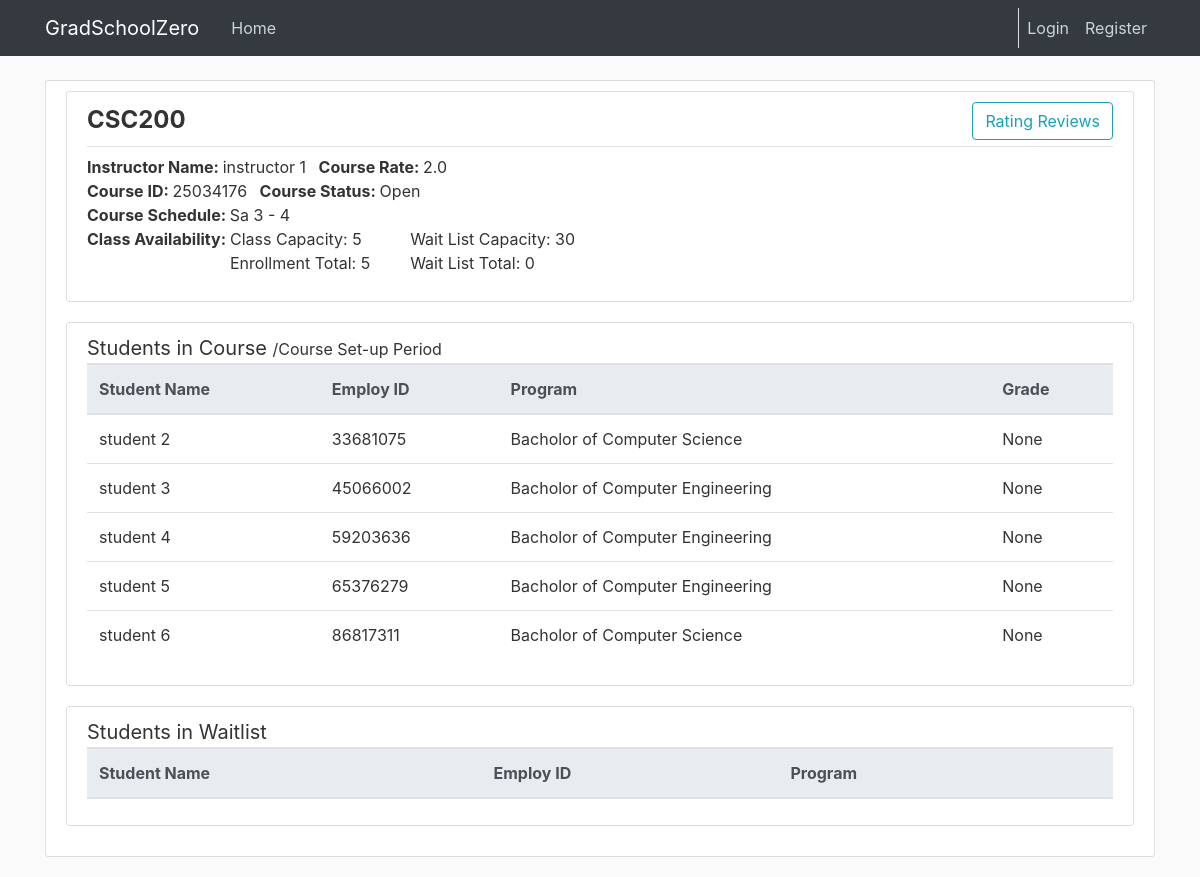
/course/25034176, run on the app's committed database.
### cunyzero/models.py (models this page shows, shortened)
class Course(db.Model):
    id = db.Column(db.Integer, primary_key=True)
    instructorId = db.Column(db.Integer, db.ForeignKey('instructor.ownerId'))
    coursename = db.Column(db.String(20), nullable = False)
    creationPeriod = db.Column(db.Integer, nullable = True)#for period/semester task logic
    startPeriod = db.Column(db.Integer, nullable = False)#1-9
    endPeriod = db.Column(db.Integer, nullable = False)#1-9
    dayofweek = db.Column(db.String(30), nullable = False)#mo,tu,we,th,fr,sa,su if missing use --
    capacity = db.Column(db.Integer, default=30)
    status = db.Column(db.String(20), nullable = False, default="Open")#status like open, finished, cancelled, etc.
    credits = db.Column(db.Integer, default=3)
    waitListCapacity = db.Column(db.Integer, default=30)
    rating = db.Column(db.Float, default=None, nullable = True)# ^
    studentcourses = db.relationship('StudentCourse', backref='course', lazy=True)
    def getInstructorName(self):
        instructor = Instructor.query.get(self.instructorId)
        return instructor.firstname + " " + instructor.lastname
    def getEnrolledTotal(self):
        return StudentCourse.query.filter_by(courseId=self.id, waiting=False).count()
    def getWaitlistTotal(self):
        return StudentCourse.query.filter_by(courseId=self.id, waiting=True).count()
    def getAvgRating(self):
        count=0
        total=0.0
        for sc in self.studentcourses:
            if sc.rating:
                count+=1
                total+=sc.rating
        if count != 0:
            return total/count
        else:
            return None

class Instructor(db.Model):
    ownerId = db.Column(db.Integer, primary_key=True)
    status = db.Column(db.String(20), default='Employed')#fired, suspended, etc.
    firstname = db.Column(db.String(30), nullable=False)
    lastname = db.Column(db.String(30), nullable=False)
    warning = db.Column(db.Integer, nullable = False, default=0)
    user = db.relationship('User', backref='instructorOwner', lazy=True)
    warnings = db.relationship('Warning', backref='targetInstructor', lazy=True)
    courses = db.relationship('Course', backref='instructor', lazy=True)

class StudentCourse(db.Model):
    id = db.Column(db.Integer, primary_key=True)
    courseId = db.Column(db.Integer, db.ForeignKey('course.id'),nullable=False)
    studentId = db.Column(db.Integer,db.ForeignKey('student.ownerId'),nullable = False)
    gpa = db.Column(db.Text,nullable = True)
    rating = db.Column(db.Integer, nullable = True)
    review = db.Column(db.Text, nullable = True)
    visible = db.Column(db.Boolean, nullable = False, default=True)#if too many taboo words hide review
    waiting = db.Column(db.Boolean,nullable = False, default=False)

class Period(db.Model):#set-up, registration, running, or grading period
    id = db.Column(db.Integer, primary_key=True)
    period = db.Column(db.Integer, nullable = False, default=0)#periods passed
    def getPeriodName(self):# returns set-up, registration, running, or grading period
        remainder = self.period % 4
        if remainder==0:
            return "Course Set-up Period"

class Student(db.Model):
    ownerId = db.Column(db.Integer, primary_key=True)
    firstname = db.Column(db.String(30), nullable=False)
    lastname = db.Column(db.String(30), nullable=False)
    programId = db.Column(db.Integer, db.ForeignKey('program.id'), nullable=False)
    honor = db.Column(db.Integer, nullable = False, default=0)
    status = db.Column(db.String(20), default='Employed') # suspended, graduated, etc.
    fine = db.Column(db.Float, nullable = False, default=0)
    gpa = db.Column(db.Float, nullable = False, default=0.0)
    warning = db.Column(db.Integer, nullable = False, default=0) # ???????????
    enrollmentPermission = db.Column(db.Boolean, nullable=False, default=False)#special enrollment permission
    user = db.relationship('User', backref='studentOwner', lazy=True)
    courses = db.relationship('StudentCourse', backref='student', lazy=True)
    application = db.relationship('GraduationApplication', backref='applicant', lazy=True)
    warnings = db.relationship('Warning', backref='targetStudent', lazy=True) # get length by len(Student.warnings)

class Program(db.Model):
    id = db.Column(db.Integer, primary_key=True)
    name = db.Column(db.String(20), unique=True, nullable=False)
    capacity = db.Column(db.Integer, nullable=False, default=10)
    enrolled_total = db.Column(db.Integer, nullable=False, default=0)

### cunyzero/routes.py (the view, shortened to what this page needs)
@login_required
@app.route('/course/<int:course_Id>', methods=['GET', 'POST'])
def course_review(course_Id):
    period = Period.query.all()[0]
    course = Course.query.get(course_Id)
    programs = Program.query.all()
    students = db.session.query(Student, StudentCourse)\
        .join(StudentCourse, StudentCourse.studentId == Student.ownerId)\
        .filter(StudentCourse.courseId == course_Id,
        StudentCourse.waiting == False).all()
    students_waitlist = db.session.query(Student, StudentCourse)\
        .join(StudentCourse, StudentCourse.studentId == Student.ownerId).filter(StudentCourse.courseId == course_Id,
                                                                                StudentCourse.waiting == True).all()
    studentId = request.form.get("Grade")
    studentId_waiting = request.form.get("Approve")
    return render_template("course-review.html", title="Course Detail Review", course=course, students=students,
                           programs=programs, students_waitlist=students_waitlist, period=period)

### cunyzero/templates/course-review.html (shortened to what this page needs)
{% extends "layout.html" %}
{% block content %}
    <div class="content-section">
        <article class="media content-section">
            <div class="media-body">
                <legend class="pb-2 border-bottom">
                    <strong>{{ course.coursename }}</strong>
                    <a class="btn btn-outline-info float-right" style="text-decoration: none;" href="{{ url_for('course_rating',courseId=course.id)}}">
                        Rating Reviews
                    </a>
                </legend>
                <div>
                    <strong>Instructor Name: </strong>
                    <span>{{ course.getInstructorName() }}</span>
                    <strong class="ml-2">Course Rate: </strong>
                    <span> {{ course.getAvgRating() }} </span>
                </div>
                <div>
                    <strong>Course ID: </strong>
                    <span>{{ course.id }}</span>
                    <strong class="ml-2">Course Status: </strong>
                    <span>{{ course.status }}</span>
                </div>
                <div>
                    <strong>Course Schedule: </strong>
                    <span>
                        {{ course.dayofweek }}
                        {{ course.startPeriod }} - {{ course.endPeriod }}
                    </span>
                </div>
                <div class="row ml-0">
                    <strong>Class Availability:</strong>
                    <ul class="pl-1" style="list-style-type: none">
                        <li> Class Capacity: {{ course.capacity }} </li>
                        <li> Enrollment Total: {{ course.getEnrolledTotal() }} </li>
                    </ul>
                    <ul style="list-style-type: none">
                        <li> Wait List Capacity: {{ course.waitListCapacity }} </li>
                        <li> Wait List Total: {{ course.getWaitlistTotal() }} </li>
                    </ul>
                </div>
            </div>
        </article>
        <div class="content-section">
            <div class="lead border-bottom">
                <strong>Students in Course</strong>
                <small>/{{ period.getPeriodName() }}</small>
            </div>
            <table class="table table-condensed">
                <thead class="thead-light">
                    <tr>
                        <th>Student Name</th>
                        <th>Employ ID</th>
                        <th>Program</th>
                        <th>Grade</th>
                    </tr>
                </thead>
                <tbody>
                    {% for student in students %}
                        <tr>
                            <td> {{ student.Student.firstname }} {{ student.Student.lastname }}</td>
                            <td> {{ student.Student.ownerId }}</td>
                            <td> {{ programs[student.Student.programId - 1].name }} </td>
                            {% if current_user.role == "Instructor" and period.getPeriodName() == "Grading Period"%}
                                <td>
                                    <form method="post">
                                        <select required name="{{ student.Student.ownerId }}" id="letter-grade">
                                            <option value="" disabled selected>{{ student.StudentCourse.gpa }}</option>
                                            <option value="A+">A+</option>
                                            <option value="A">A</option>
                                            <option value="A-">A-</option>
                                            <option value="B+">B+</option>
                                            <option value="B">B</option>
                                            <option value="B-">B-</option>
                                            <option value="C+">C+</option>
                                            <option value="C">C</option>
                                            <option value="C-">C-</option>
                                            <option value="D+">D+</option>
                                            <option value="D">D</option>
                                            <option value="F">F</option>
                                        </select>
                                        <button type="submit" name="Grade" value="{{student.Student.ownerId}}" >
                                            <i class="fi-rr-check"></i>
                                        </button>
                                    </form>
                                </td>
                            {% else %}
                                <td>
                                    {{ student.StudentCourse.gpa }}
                                </td>
                            {% endif %}
                        </tr>
                    {% endfor %}
                </tbody>
            </table>
        </div>
        <div class="content-section">
            <div class="lead border-bottom">
                <strong>Students in Waitlist</strong>
            </div>
            <table class="table table-condensed">
                <thead class="thead-light">
                    <tr>
                        <th>Student Name</th>
                        <th>Employ ID</th>
                        <th>Program</th>
                        <th>
                        </th>
                    </tr>
                </thead>
            </table>
        </div>
    </div>
{% endblock content %}

### cunyzero/static/main.css (style rules this page uses)
body { background: #fafafa; color: #333333; margin-top: 5rem; }
.content-section { background: #ffffff; padding: 10px 20px; border: 1px solid #dddddd; border-radius: 3px; margin-bottom: 20px; }

### data on the page
Course: coursename "CSC200", getInstructorName "instructor 1", id "25034176", status "Open", dayofweek "Sa", startPeriod "3", endPeriod "4", capacity "5", waitListCapacity "30"
StudentCourse: getAvgRating "2.0"
Period: getPeriodName "Course Set-up Period"
Student: Student.firstname "student", Student.lastname "2", Student.ownerId "33681075", programId.name "Bacholor of Computer Science", StudentCourse.gpa "None"
Student: Student.firstname "student", Student.lastname "3", Student.ownerId "45066002", programId.name "Bacholor of Computer Engineering", StudentCourse.gpa "None"
Student: Student.firstname "student", Student.lastname "4", Student.ownerId "59203636", programId.name "Bacholor of Computer Engineering", StudentCourse.gpa "None"
Student: Student.firstname "student", Student.lastname "5", Student.ownerId "65376279", programId.name "Bacholor of Computer Engineering", StudentCourse.gpa "None"
Student: Student.firstname "student", Student.lastname "6", Student.ownerId "86817311", programId.name "Bacholor of Computer Science", StudentCourse.gpa "None"

### other printed values
{{ course.getEnrolledTotal() }} "5"
{{ course.getWaitlistTotal() }} "0"
